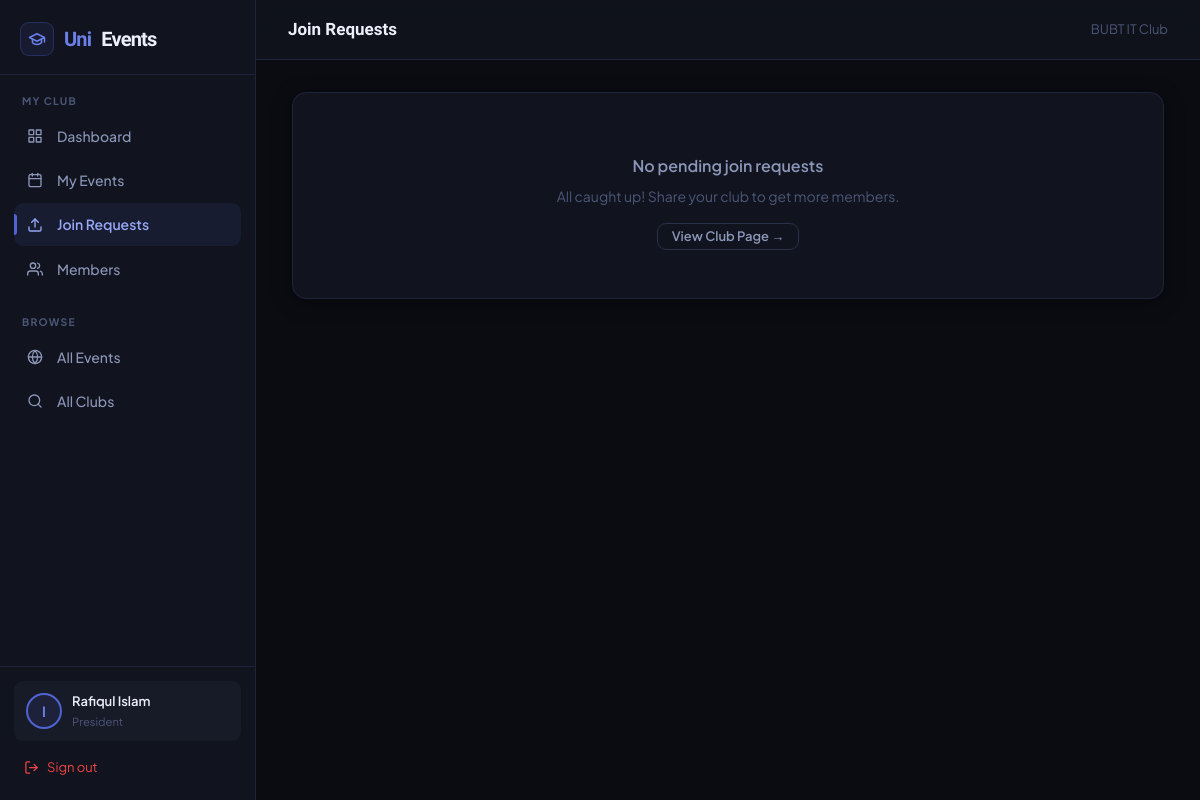
The app's page /dashboard/president/join-requests/ (signed in) with its own data.
### accounts/models.py (models this page shows, shortened)
class CustomUser(AbstractUser):
    USER_TYPE_CHOICES = (
        ('student', 'Student'),
        ('faculty', 'Faculty'),
        ('admin', 'Administrator'),
        ('president', 'President'),
    )
    user_type = models.CharField(max_length=20, choices=USER_TYPE_CHOICES, default='student')
    student_id = models.CharField(max_length=20, blank=True, null=True)
    phone = models.CharField(max_length=15, blank=True, null=True)
    profile_picture = models.ImageField(upload_to='profile_pics/', blank=True, null=True)
    bio = models.TextField(blank=True, null=True)
    department = models.CharField(max_length=100, blank=True, null=True)
    intake = models.CharField(max_length=20, blank=True, null=True, help_text="e.g. 49, 50, Fall-2022")
    year = models.IntegerField(blank=True, null=True)
    is_verified = models.BooleanField(default=False)

### clubs/models.py (models this page shows, shortened)
class Club(models.Model):
    STATUS_CHOICES = (
        ('active', 'Active'),
        ('inactive', 'Inactive'),
        ('pending', 'Pending Approval'),
    )
    name = models.CharField(max_length=200)
    slug = models.SlugField(unique=True)
    description = models.TextField()
    short_description = models.CharField(max_length=300, blank=True, null=True)
    category = models.ForeignKey(ClubCategory, on_delete=models.SET_NULL, null=True, blank=True)
    logo = models.ImageField(upload_to='club_logos/', blank=True, null=True)
    banner = models.ImageField(upload_to='club_banners/', blank=True, null=True)
    president = models.ForeignKey(settings.AUTH_USER_MODEL, on_delete=models.CASCADE, related_name='president_of')
    vice_president = models.ForeignKey(settings.AUTH_USER_MODEL, on_delete=models.SET_NULL, null=True, blank=True, related_name='vice_president_of')
    faculty_advisor = models.ForeignKey(settings.AUTH_USER_MODEL, on_delete=models.SET_NULL, null=True, blank=True, related_name='faculty_advisor_of')
    email = models.EmailField(blank=True, null=True)
    website = models.URLField(blank=True, null=True)
    social_facebook = models.URLField(blank=True, null=True)
    social_instagram = models.URLField(blank=True, null=True)
    social_linkedin = models.URLField(blank=True, null=True)
    status = models.CharField(max_length=20, choices=STATUS_CHOICES, default='pending')
    established_date = models.DateField(default=timezone.now)
    created_at = models.DateTimeField(auto_now_add=True)
    updated_at = models.DateTimeField(auto_now=True)
    class Meta:
        ordering = ['name']

### dashboard/views.py (the view, shortened to what this page needs)
# urls.py: path('president/join-requests/', views.president_join_requests, name='president_join_requests'),
@login_required
def president_join_requests(request):
    user = request.user
    club = Club.objects.filter(president=user, status='active').first()
    if not club:
        return redirect('dashboard')
    pending = ClubMember.objects.filter(
        club=club, status='pending'
    ).select_related('user').order_by('-joined_date')
    context = {'club': club, 'pending_members': pending}
    return render(request, 'dashboard/president/join_requests.html', context)

### templates/dashboard/president/join_requests.html (shortened to what this page needs)
{% extends 'base.html' %}
{% block page_title %}Join Requests{% endblock %}
{% block topbar_actions %}
  <span style="font-size:0.8125rem;color:var(--txt3);">{{ club.name }}</span>
{% endblock %}
{% block app_content %}
{% for req in pending_members %}
<div class="card fade-up" style="margin-bottom:14px;">
  <div style="display:flex;justify-content:space-between;align-items:flex-start;gap:20px;">
    <div style="flex:1;min-width:0;">
      <div style="display:flex;align-items:center;gap:10px;margin-bottom:6px;flex-wrap:wrap;">
        <div style="width:36px;height:36px;border-radius:50%;background:var(--a-bg);border:1px solid var(--border2);display:flex;align-items:center;justify-content:center;font-size:0.9rem;font-weight:700;color:var(--a2);flex-shrink:0;">{{ req.user.username|slice:":1"|upper }}</div>
        <div>
          <span style="font-size:0.9375rem;font-weight:700;color:var(--txt);">{{ req.user.get_full_name|default:req.user.username }}</span>
          <span class="badge badge-yellow" style="margin-left:8px;"> Pending</span>
        </div>
      </div>
      <div style="font-size:0.8125rem;color:var(--txt3);margin-bottom:10px;">
        @{{ req.user.username }}
        {% if req.user.department %} · {{ req.user.department }}{% endif %}
        {% if req.user.intake %} · Intake {{ req.user.intake }}{% endif %}
        {% if req.user.student_id %} · ID: {{ req.user.student_id }}{% endif %}
        <span style="margin-left:8px;">— Requested {{ req.joined_date|date:"M d, Y" }}</span>
      </div>
      {% if req.additional_info %}
      <div style="padding:12px 14px;background:var(--surface2);border-radius:var(--r-sm);border-left:3px solid var(--a);font-size:0.875rem;color:var(--txt2);line-height:1.6;">
        <span style="font-size:0.72rem;font-weight:700;text-transform:uppercase;letter-spacing:0.07em;color:var(--txt3);display:block;margin-bottom:6px;"> Reason for Joining</span>
        {{ req.additional_info }}
      </div>
      {% endif %}
    </div>
    <div style="display:flex;gap:8px;flex-shrink:0;">
      <form method="post" style="display:inline;">
        {% csrf_token %}
        <input type="hidden" name="member_id" value="{{ req.id }}">
        <input type="hidden" name="action" value="approve">
        <button type="submit" class="btn btn-sm" style="background:var(--green-bg);color:var(--green);border:1px solid rgba(52,211,153,0.3);">✓ Approve</button>
      </form>
      <form method="post" style="display:inline;">
        {% csrf_token %}
        <input type="hidden" name="member_id" value="{{ req.id }}">
        <input type="hidden" name="action" value="reject">
        <button type="submit" class="btn btn-danger btn-sm">✗ Reject</button>
      </form>
    </div>
  </div>
</div>
{% empty %}
<div class="card fade-up" style="text-align:center;padding:48px 24px;">
  <div style="font-size:1rem;font-weight:600;color:var(--txt2);">No pending join requests</div>
  <div style="font-size:0.875rem;color:var(--txt3);margin-top:6px;">All caught up! Share your club to get more members.</div>
  <a href="{% url 'club_detail' club.slug %}" class="btn btn-ghost btn-sm" style="margin-top:16px;">View Club Page →</a>
</div>
{% endfor %}
{% endblock %}

### templates/base.html (shortened to what this page needs)
{% load static %}
<!DOCTYPE html>
<html lang="en">
<head>
</head>
<body>
{% if user.is_authenticated and request.resolver_match.url_name not in 'home,club_list,club_detail,event_list,event_detail,join_club,register,login' %}
<div class="app-layout">
  <aside class="sidebar">
    <div class="sidebar-brand">
      <a href="{% url 'home' %}">
        <div class="sb-icon"><svg width="18" height="18" viewBox="0 0 24 24" fill="none" stroke="currentColor" stroke-width="2" stroke-linecap="round" stroke-linejoin="round" style="color:var(--a2)"><path d="M22 10v6M2 10l10-5 10 5-10 5z"/><path d="M6 12v5c3 3 9 3 12 0v-5"/></svg></div>
        Uni<span>Events</span>
      </a>
    </div>
    {% if user.is_staff or user.user_type == 'admin' %}
    <div class="sb-section">
      <div class="sb-label">Overview</div>
      <ul class="sb-nav">
        <li><a href="{% url 'admin_dashboard' %}" class="{% if request.resolver_match.url_name == 'admin_dashboard' %}active{% endif %}">
          <span class="sb-icon2"><svg width="16" height="16" viewBox="0 0 24 24" fill="none" stroke="currentColor" stroke-width="2" stroke-linecap="round" stroke-linejoin="round"><rect x="3" y="3" width="7" height="7"/><rect x="14" y="3" width="7" height="7"/><rect x="14" y="14" width="7" height="7"/><rect x="3" y="14" width="7" height="7"/></svg></span> Dashboard
        </a></li>
        <li><a href="{% url 'admin_statistics' %}" class="{% if request.resolver_match.url_name == 'admin_statistics' %}active{% endif %}">
          <span class="sb-icon2"><svg width="16" height="16" viewBox="0 0 24 24" fill="none" stroke="currentColor" stroke-width="2" stroke-linecap="round" stroke-linejoin="round"><line x1="18" y1="20" x2="18" y2="10"/><line x1="12" y1="20" x2="12" y2="4"/><line x1="6" y1="20" x2="6" y2="14"/></svg></span> Statistics
        </a></li>
      </ul>
    </div>
    <div class="sb-section">
      <div class="sb-label">Manage</div>
      <ul class="sb-nav">
        <li><a href="{% url 'admin_club_list' %}" class="{% if 'club' in request.resolver_match.url_name %}active{% endif %}">
          <span class="sb-icon2"><svg width="16" height="16" viewBox="0 0 24 24" fill="none" stroke="currentColor" stroke-width="2" stroke-linecap="round" stroke-linejoin="round"><path d="M3 9l9-7 9 7v11a2 2 0 01-2 2H5a2 2 0 01-2-2z"/><polyline points="9 22 9 12 15 12 15 22"/></svg></span> Clubs
        </a></li>
        <li><a href="{% url 'admin_president_list' %}" class="{% if 'president' in request.resolver_match.url_name %}active{% endif %}">
          <span class="sb-icon2"><svg width="16" height="16" viewBox="0 0 24 24" fill="none" stroke="currentColor" stroke-width="2" stroke-linecap="round" stroke-linejoin="round"><circle cx="12" cy="8" r="4"/><path d="M5 20a7 7 0 0114 0"/><path d="M8 7l-2-3M16 7l2-3M12 4V2"/></svg></span> Presidents
        </a></li>
        <li><a href="{% url 'admin_event_requests' %}" class="{% if 'event_request' in request.resolver_match.url_name %}active{% endif %}">
          <span class="sb-icon2"><svg width="16" height="16" viewBox="0 0 24 24" fill="none" stroke="currentColor" stroke-width="2" stroke-linecap="round" stroke-linejoin="round"><path d="M14 2H6a2 2 0 00-2 2v16a2 2 0 002 2h12a2 2 0 002-2V8z"/><polyline points="14 2 14 8 20 8"/><line x1="16" y1="13" x2="8" y2="13"/><line x1="16" y1="17" x2="8" y2="17"/><polyline points="10 9 9 9 8 9"/></svg></span> Event Requests
        </a></li>
      </ul>
    </div>
    <div class="sb-section">
      <div class="sb-label">Browse</div>
      <ul class="sb-nav">
        <li><a href="{% url 'event_list' %}"><span class="sb-icon2"><svg width="16" height="16" viewBox="0 0 24 24" fill="none" stroke="currentColor" stroke-width="2" stroke-linecap="round" stroke-linejoin="round"><rect x="3" y="4" width="18" height="18" rx="2" ry="2"/><line x1="16" y1="2" x2="16" y2="6"/><line x1="8" y1="2" x2="8" y2="6"/><line x1="3" y1="10" x2="21" y2="10"/></svg></span> All Events</a></li>
        <li><a href="{% url 'club_list' %}"><span class="sb-icon2"><svg width="16" height="16" viewBox="0 0 24 24" fill="none" stroke="currentColor" stroke-width="2" stroke-linecap="round" stroke-linejoin="round"><circle cx="11" cy="11" r="8"/><line x1="21" y1="21" x2="16.65" y2="16.65"/></svg></span> All Clubs</a></li>
      </ul>
    </div>
    {% elif user.user_type == 'president' %}
    <div class="sb-section">
      <div class="sb-label">My Club</div>
      <ul class="sb-nav">
        <li><a href="{% url 'president_dashboard' %}" class="{% if request.resolver_match.url_name == 'president_dashboard' %}active{% endif %}">
          <span class="sb-icon2"><svg width="16" height="16" viewBox="0 0 24 24" fill="none" stroke="currentColor" stroke-width="2" stroke-linecap="round" stroke-linejoin="round"><rect x="3" y="3" width="7" height="7"/><rect x="14" y="3" width="7" height="7"/><rect x="14" y="14" width="7" height="7"/><rect x="3" y="14" width="7" height="7"/></svg></span> Dashboard
        </a></li>
        <li><a href="{% url 'president_event_list' %}" class="{% if 'event' in request.resolver_match.url_name %}active{% endif %}">
          <span class="sb-icon2"><svg width="16" height="16" viewBox="0 0 24 24" fill="none" stroke="currentColor" stroke-width="2" stroke-linecap="round" stroke-linejoin="round"><rect x="3" y="4" width="18" height="18" rx="2" ry="2"/><line x1="16" y1="2" x2="16" y2="6"/><line x1="8" y1="2" x2="8" y2="6"/><line x1="3" y1="10" x2="21" y2="10"/></svg></span> My Events
        </a></li>
        <li><a href="{% url 'president_join_requests' %}" class="{% if request.resolver_match.url_name == 'president_join_requests' %}active{% endif %}">
          <span class="sb-icon2"><svg width="16" height="16" viewBox="0 0 24 24" fill="none" stroke="currentColor" stroke-width="2" stroke-linecap="round" stroke-linejoin="round"><path d="M21 15v4a2 2 0 01-2 2H5a2 2 0 01-2-2v-4"/><polyline points="17 8 12 3 7 8"/><line x1="12" y1="3" x2="12" y2="15"/></svg></span> Join Requests
        </a></li>
        <li><a href="{% url 'president_member_list' %}" class="{% if request.resolver_match.url_name == 'president_member_list' %}active{% endif %}">
          <span class="sb-icon2"><svg width="16" height="16" viewBox="0 0 24 24" fill="none" stroke="currentColor" stroke-width="2" stroke-linecap="round" stroke-linejoin="round"><path d="M17 21v-2a4 4 0 00-4-4H5a4 4 0 00-4 4v2"/><circle cx="9" cy="7" r="4"/><path d="M23 21v-2a4 4 0 00-3-3.87M16 3.13a4 4 0 010 7.75"/></svg></span> Members
        </a></li>
      </ul>
    </div>
    <div class="sb-section">
      <div class="sb-label">Browse</div>
      <ul class="sb-nav">
        <li><a href="{% url 'event_list' %}"><span class="sb-icon2"><svg width="16" height="16" viewBox="0 0 24 24" fill="none" stroke="currentColor" stroke-width="2" stroke-linecap="round" stroke-linejoin="round"><circle cx="12" cy="12" r="10"/><line x1="2" y1="12" x2="22" y2="12"/><path d="M12 2a15.3 15.3 0 014 10 15.3 15.3 0 01-4 10 15.3 15.3 0 01-4-10 15.3 15.3 0 014-10z"/></svg></span> All Events</a></li>
        <li><a href="{% url 'club_list' %}"><span class="sb-icon2"><svg width="16" height="16" viewBox="0 0 24 24" fill="none" stroke="currentColor" stroke-width="2" stroke-linecap="round" stroke-linejoin="round"><circle cx="11" cy="11" r="8"/><line x1="21" y1="21" x2="16.65" y2="16.65"/></svg></span> All Clubs</a></li>
      </ul>
    </div>
    {% endif %}
    <div class="sb-footer">
      <div class="sb-user">
        <div class="sb-avatar">
          {% if user.profile_picture %}<img src="{{ user.profile_picture.url }}" style="width:100%;height:100%;object-fit:cover;border-radius:50%;">
          {% else %}{{ user.username|slice:":1"|upper }}{% endif %}
        </div>
        <div style="flex:1;min-width:0;">
          <div class="sb-name">{{ user.get_full_name|default:user.username|truncatechars:18 }}</div>
          <div class="sb-role">{{ user.get_user_type_display }}</div>
        </div>
      </div>
      <a href="{% url 'logout' %}" class="sb-logout">
        <svg width="15" height="15" viewBox="0 0 24 24" fill="none" stroke="currentColor" stroke-width="2" stroke-linecap="round" stroke-linejoin="round"><path d="M9 21H5a2 2 0 01-2-2V5a2 2 0 012-2h4"/><polyline points="16 17 21 12 16 7"/><line x1="21" y1="12" x2="9" y2="12"/></svg> Sign out
      </a>
    </div>
  </aside>
  <div class="app-main">
    <div class="app-topbar">
      <span class="app-topbar-title">{% block page_title %}{% endblock %}</span>
      <div class="app-topbar-right">{% block topbar_actions %}{% endblock %}</div>
    </div>
    <div class="app-content">
      {% block app_content %}{% endblock %}
    </div>
  </div>
</div>
{% endif %}
</body>
</html>

### records on screen
CustomUser: username "I", get_full_name "Rafiqul Islam", user_type "President"
Club: name "BUBT IT Club"
